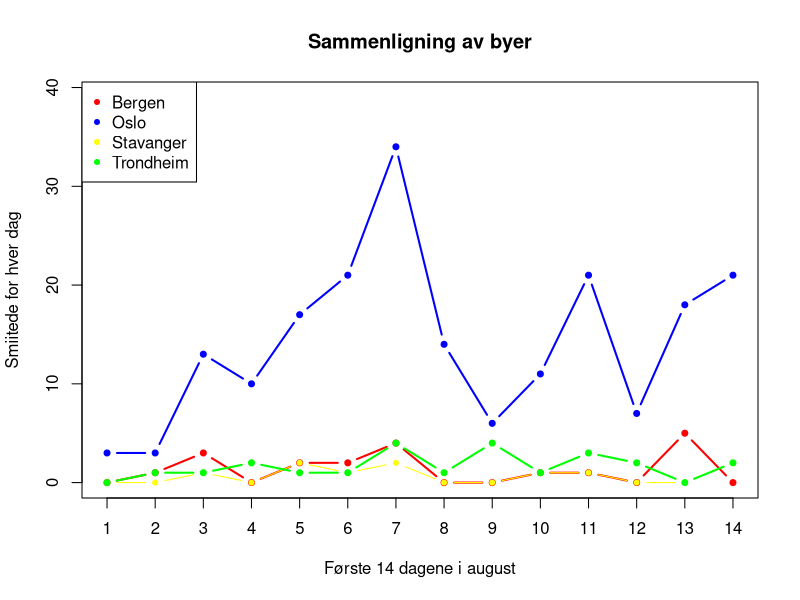

Write the R code that produced this figure.
# In this script I have made a graph that shows how many people are affected by Covid-19 in different cities in Norway

# Bergen smittede i augugst

x1=c(1,2,3,4,5,6,7,8,9,10,11,12,13,14)
s1=c(0,1,3,0,2,2,4,0,0,1,1,0,5,0)

dagerb <- x1

sm <- s1

# Oslo smittede i augugst

x2=c(1,2,3,4,5,6,7,8,9,10,11,12,13,14)
s2=c(3,3,13,10,17,21,34,14,6,11,21,7,18,21)

so <- s2

# Stavanger smittede i augugst

x3=c(1,2,3,4,5,6,7,8,9,10,11,12,13,14)
s3=c(0,0,1,0,2,1,2,0,0,1,1,0,0,2)

ss <- s3


# Trondheim smittede i augugst

h=c(-3,-3,-3,-4,-5,-6,-7,-8,-9,-10,-11,-12,-13,-14)
s3=c(0,1,1,2,1,1,4,1,4,1,3,2,0,2)

dagb <- h

st <- s3

# Graf av smittede


plot(dagb,type = "o", lwd=2,
     xaxt="n",ylim =c(0,39),col="black",
     xlab = "Første 14 dagene i august",
     ylab = "Smiitede for hver dag",
     main = "Sammenligning av byer")
axis(1,at=1: length(dagerb), labels = dagerb)
lines(sm,col="red",type ="b",lwd=2,pch = c(20))
lines(so,col="blue",type ="b",lwd=2,pch = c(20))
lines(ss,col="yellow",type ="b",lwd=1,pch = c(20))
lines(st,col="green",type ="b",lwd=2,pch = c(20))

legend("topleft",
       legend = c("Bergen","Oslo","Stavanger","Trondheim"),
       col = c("red","blue","yellow","green"),
       pch = c(20)
      )

